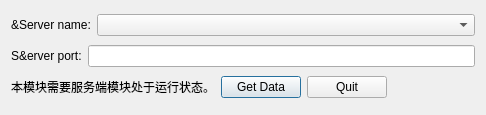
<?xml version="1.0" encoding="UTF-8"?>
<ui version="4.0">
 <class>CClient</class>
 <widget class="QDialog" name="CClient">
  <property name="geometry">
   <rect>
    <x>0</x>
    <y>0</y>
    <width>486</width>
    <height>115</height>
   </rect>
  </property>
  <property name="windowTitle">
   <string>CClient</string>
  </property>
  <layout class="QGridLayout" name="gridLayout_2">
   <item row="2" column="0">
    <layout class="QHBoxLayout" name="horizontalLayout_2">
     <item>
      <widget class="QLabel" name="statusLabel">
       <property name="text">
        <string>本模块需要服务端模块处于运行状态。</string>
       </property>
      </widget>
     </item>
     <item>
      <widget class="QPushButton" name="btnGetData">
       <property name="text">
        <string>Get Data</string>
       </property>
      </widget>
     </item>
     <item>
      <widget class="QPushButton" name="btnQuit">
       <property name="text">
        <string>Quit</string>
       </property>
      </widget>
     </item>
     <item>
      <spacer name="horizontalSpacer_2">
       <property name="orientation">
        <enum>Qt::Horizontal</enum>
       </property>
       <property name="sizeHint" stdset="0">
        <size>
         <width>40</width>
         <height>20</height>
        </size>
       </property>
      </spacer>
     </item>
    </layout>
   </item>
   <item row="1" column="0">
    <layout class="QGridLayout" name="gridLayout">
     <item row="0" column="1">
      <widget class="QLineEdit" name="portLineEdit"/>
     </item>
     <item row="0" column="0">
      <widget class="QLabel" name="portLabel">
       <property name="sizePolicy">
        <sizepolicy hsizetype="Fixed" vsizetype="Preferred">
         <horstretch>0</horstretch>
         <verstretch>0</verstretch>
        </sizepolicy>
       </property>
       <property name="text">
        <string>S&amp;erver port:</string>
       </property>
      </widget>
     </item>
    </layout>
   </item>
   <item row="0" column="0">
    <layout class="QHBoxLayout" name="horizontalLayout">
     <item>
      <widget class="QLabel" name="hostLabel">
       <property name="sizePolicy">
        <sizepolicy hsizetype="Fixed" vsizetype="Preferred">
         <horstretch>0</horstretch>
         <verstretch>0</verstretch>
        </sizepolicy>
       </property>
       <property name="text">
        <string>&amp;Server name:</string>
       </property>
      </widget>
     </item>
     <item>
      <widget class="QComboBox" name="hostCombo"/>
     </item>
    </layout>
   </item>
  </layout>
 </widget>
 <resources/>
 <connections/>
</ui>
